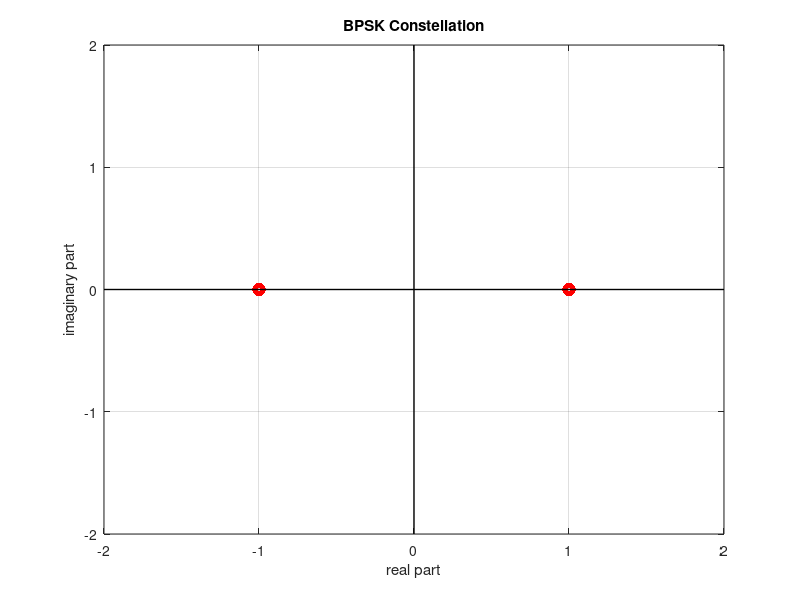

This figure's MATLAB source:
clc
clear all
close all
n=10000;
int=randi([0,1],1,n);
bpsk=zeros(size(int));
bpsk(int==1)=1
bpsk(int==0)=-1
plot(real(bpsk),imag(bpsk),'ored','linewidth',3);
xlim([-2 2]);
ylim([-2 2]);
title('BPSK Constellation');
xlabel('real part');
ylabel('imaginary part');
line(xlim,[0 0],'color','k','linewidth',1);
line([0 0],ylim,'color','k','linewidth',1);
grid on;
